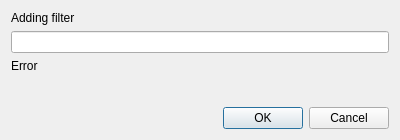
<?xml version="1.0" encoding="UTF-8"?>
<ui version="4.0">
 <class>EditFilter</class>
 <widget class="QDialog" name="EditFilter">
  <property name="geometry">
   <rect>
    <x>0</x>
    <y>0</y>
    <width>400</width>
    <height>140</height>
   </rect>
  </property>
  <property name="sizePolicy">
   <sizepolicy hsizetype="Ignored" vsizetype="Ignored">
    <horstretch>0</horstretch>
    <verstretch>0</verstretch>
   </sizepolicy>
  </property>
  <property name="windowTitle">
   <string>Edit Filter</string>
  </property>
  <layout class="QVBoxLayout" name="verticalLayout">
   <item>
    <widget class="QLabel" name="label">
     <property name="text">
      <string>Adding filter</string>
     </property>
    </widget>
   </item>
   <item>
    <widget class="QLineEdit" name="input"/>
   </item>
   <item>
    <layout class="QHBoxLayout" name="typeLayout"/>
   </item>
   <item>
    <widget class="QLabel" name="error">
     <property name="text">
      <string>Error</string>
     </property>
    </widget>
   </item>
   <item>
    <spacer name="verticalSpacer">
     <property name="orientation">
      <enum>Qt::Vertical</enum>
     </property>
     <property name="sizeHint" stdset="0">
      <size>
       <width>20</width>
       <height>40</height>
      </size>
     </property>
    </spacer>
   </item>
   <item>
    <widget class="QDialogButtonBox" name="buttonBox">
     <property name="orientation">
      <enum>Qt::Horizontal</enum>
     </property>
     <property name="standardButtons">
      <set>QDialogButtonBox::Cancel|QDialogButtonBox::Ok</set>
     </property>
    </widget>
   </item>
  </layout>
 </widget>
 <resources/>
 <connections>
  <connection>
   <sender>buttonBox</sender>
   <signal>accepted()</signal>
   <receiver>EditFilter</receiver>
   <slot>accept()</slot>
   <hints>
    <hint type="sourcelabel">
     <x>248</x>
     <y>254</y>
    </hint>
    <hint type="destinationlabel">
     <x>157</x>
     <y>274</y>
    </hint>
   </hints>
  </connection>
  <connection>
   <sender>buttonBox</sender>
   <signal>rejected()</signal>
   <receiver>EditFilter</receiver>
   <slot>reject()</slot>
   <hints>
    <hint type="sourcelabel">
     <x>316</x>
     <y>260</y>
    </hint>
    <hint type="destinationlabel">
     <x>286</x>
     <y>274</y>
    </hint>
   </hints>
  </connection>
 </connections>
</ui>
